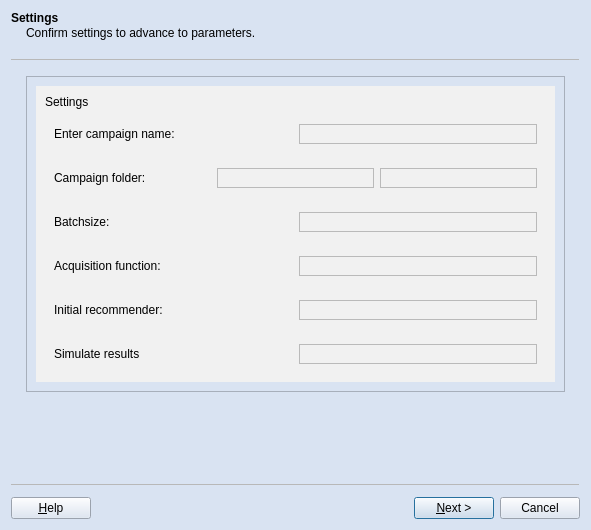
<?xml version="1.0" encoding="UTF-8"?>
<ui version="4.0">
 <class>Wizard</class>
 <widget class="QWizard" name="Wizard">
  <property name="geometry">
   <rect>
    <x>0</x>
    <y>0</y>
    <width>591</width>
    <height>530</height>
   </rect>
  </property>
  <property name="sizePolicy">
   <sizepolicy hsizetype="Preferred" vsizetype="Preferred">
    <horstretch>0</horstretch>
    <verstretch>0</verstretch>
   </sizepolicy>
  </property>
  <property name="minimumSize">
   <size>
    <width>548</width>
    <height>530</height>
   </size>
  </property>
  <property name="windowTitle">
   <string>Create new campaign</string>
  </property>
  <property name="styleSheet">
   <string notr="true">background-color: rgb(217, 227, 242);</string>
  </property>
  <property name="options">
   <set>QWizard::WizardOption::HaveHelpButton|QWizard::WizardOption::NoBackButtonOnStartPage</set>
  </property>
  <widget class="QWizardPage" name="settings">
   <property name="title">
    <string>Settings</string>
   </property>
   <property name="subTitle">
    <string>Confirm settings to advance to parameters.</string>
   </property>
   <attribute name="pageId">
    <string notr="true">1</string>
   </attribute>
   <layout class="QVBoxLayout" name="verticalLayout_3">
    <item>
     <widget class="QFrame" name="image_content">
      <property name="styleSheet">
       <string notr="true">background-color: #d9e3f2</string>
      </property>
      <property name="frameShape">
       <enum>QFrame::Shape::StyledPanel</enum>
      </property>
      <property name="frameShadow">
       <enum>QFrame::Shadow::Raised</enum>
      </property>
      <layout class="QHBoxLayout" name="horizontalLayout_3">
       <item>
        <widget class="QWidget" name="content" native="true">
         <property name="styleSheet">
          <string notr="true">background-color: rgb(241, 241, 241);</string>
         </property>
         <layout class="QVBoxLayout" name="verticalLayout_2">
          <item>
           <widget class="QLabel" name="label_3">
            <property name="text">
             <string>Settings</string>
            </property>
           </widget>
          </item>
          <item>
           <widget class="QWidget" name="NameRow" native="true">
            <property name="styleSheet">
             <string notr="true">background-color: rgb(241, 241, 241);</string>
            </property>
            <layout class="QHBoxLayout" name="horizontalLayout_4">
             <item>
              <widget class="QLabel" name="label_4">
               <property name="text">
                <string>Enter campaign name:</string>
               </property>
              </widget>
             </item>
             <item>
              <widget class="QFrame" name="CampaignNameFrame">
               <property name="sizePolicy">
                <sizepolicy hsizetype="Preferred" vsizetype="Preferred">
                 <horstretch>0</horstretch>
                 <verstretch>0</verstretch>
                </sizepolicy>
               </property>
               <property name="minimumSize">
                <size>
                 <width>0</width>
                 <height>20</height>
                </size>
               </property>
               <property name="frameShape">
                <enum>QFrame::Shape::StyledPanel</enum>
               </property>
               <property name="frameShadow">
                <enum>QFrame::Shadow::Raised</enum>
               </property>
              </widget>
             </item>
            </layout>
           </widget>
          </item>
          <item>
           <widget class="QWidget" name="FolderRow" native="true">
            <property name="styleSheet">
             <string notr="true">background-color: rgb(241, 241, 241);</string>
            </property>
            <layout class="QHBoxLayout" name="horizontalLayout_5">
             <item>
              <widget class="QLabel" name="label_2">
               <property name="text">
                <string>Campaign folder:</string>
               </property>
              </widget>
             </item>
             <item>
              <widget class="QFrame" name="FolderFrameLineEdit">
               <property name="minimumSize">
                <size>
                 <width>0</width>
                 <height>20</height>
                </size>
               </property>
               <property name="frameShape">
                <enum>QFrame::Shape::StyledPanel</enum>
               </property>
               <property name="frameShadow">
                <enum>QFrame::Shadow::Raised</enum>
               </property>
              </widget>
             </item>
             <item>
              <widget class="QFrame" name="FolderFrameBrowseButton">
               <property name="minimumSize">
                <size>
                 <width>0</width>
                 <height>20</height>
                </size>
               </property>
               <property name="frameShape">
                <enum>QFrame::Shape::StyledPanel</enum>
               </property>
               <property name="frameShadow">
                <enum>QFrame::Shadow::Raised</enum>
               </property>
              </widget>
             </item>
            </layout>
           </widget>
          </item>
          <item>
           <widget class="QWidget" name="BatchSizeRow" native="true">
            <property name="styleSheet">
             <string notr="true">background-color: rgb(241, 241, 241);</string>
            </property>
            <layout class="QHBoxLayout" name="horizontalLayout_6">
             <item>
              <widget class="QLabel" name="label_5">
               <property name="sizePolicy">
                <sizepolicy hsizetype="Preferred" vsizetype="Fixed">
                 <horstretch>0</horstretch>
                 <verstretch>0</verstretch>
                </sizepolicy>
               </property>
               <property name="text">
                <string>Batchsize:</string>
               </property>
              </widget>
             </item>
             <item>
              <widget class="QFrame" name="BatchSizeFrame">
               <property name="minimumSize">
                <size>
                 <width>0</width>
                 <height>20</height>
                </size>
               </property>
               <property name="frameShape">
                <enum>QFrame::Shape::StyledPanel</enum>
               </property>
               <property name="frameShadow">
                <enum>QFrame::Shadow::Raised</enum>
               </property>
              </widget>
             </item>
            </layout>
           </widget>
          </item>
          <item>
           <widget class="QWidget" name="AcquisitionRow" native="true">
            <property name="styleSheet">
             <string notr="true">background-color: rgb(241, 241, 241);</string>
            </property>
            <layout class="QHBoxLayout" name="horizontalLayout_7">
             <item>
              <widget class="QLabel" name="label_7">
               <property name="text">
                <string>Acquisition function:</string>
               </property>
              </widget>
             </item>
             <item>
              <widget class="QFrame" name="AcquisitionFrame">
               <property name="minimumSize">
                <size>
                 <width>0</width>
                 <height>20</height>
                </size>
               </property>
               <property name="frameShape">
                <enum>QFrame::Shape::StyledPanel</enum>
               </property>
               <property name="frameShadow">
                <enum>QFrame::Shadow::Raised</enum>
               </property>
              </widget>
             </item>
            </layout>
           </widget>
          </item>
          <item>
           <widget class="QWidget" name="InitialRow" native="true">
            <property name="styleSheet">
             <string notr="true">background-color: rgb(241, 241, 241);</string>
            </property>
            <layout class="QHBoxLayout" name="horizontalLayout_8">
             <item>
              <widget class="QLabel" name="label_8">
               <property name="text">
                <string>Initial recommender:</string>
               </property>
              </widget>
             </item>
             <item>
              <widget class="QFrame" name="InitialRecommenderFrame">
               <property name="minimumSize">
                <size>
                 <width>0</width>
                 <height>20</height>
                </size>
               </property>
               <property name="frameShape">
                <enum>QFrame::Shape::StyledPanel</enum>
               </property>
               <property name="frameShadow">
                <enum>QFrame::Shadow::Raised</enum>
               </property>
              </widget>
             </item>
            </layout>
           </widget>
          </item>
          <item>
           <widget class="QWidget" name="SimulateRow" native="true">
            <property name="styleSheet">
             <string notr="true">background-color: rgb(241, 241, 241);</string>
            </property>
            <layout class="QHBoxLayout" name="horizontalLayout_9">
             <item>
              <widget class="QLabel" name="label_9">
               <property name="text">
                <string>Simulate results</string>
               </property>
              </widget>
             </item>
             <item>
              <widget class="QFrame" name="SimulateFrame">
               <property name="minimumSize">
                <size>
                 <width>0</width>
                 <height>20</height>
                </size>
               </property>
               <property name="frameShape">
                <enum>QFrame::Shape::StyledPanel</enum>
               </property>
               <property name="frameShadow">
                <enum>QFrame::Shadow::Raised</enum>
               </property>
              </widget>
             </item>
            </layout>
           </widget>
          </item>
         </layout>
        </widget>
       </item>
      </layout>
     </widget>
    </item>
   </layout>
  </widget>
  <widget class="QWizardPage" name="parameters">
   <property name="sizePolicy">
    <sizepolicy hsizetype="Preferred" vsizetype="Fixed">
     <horstretch>0</horstretch>
     <verstretch>0</verstretch>
    </sizepolicy>
   </property>
   <property name="title">
    <string>Add Parameters</string>
   </property>
   <property name="subTitle">
    <string>Confirm parameter selection to get first recommendation.</string>
   </property>
   <attribute name="pageId">
    <string notr="true">2</string>
   </attribute>
   <layout class="QHBoxLayout" name="horizontalLayout_2" stretch="0">
    <property name="sizeConstraint">
     <enum>QLayout::SizeConstraint::SetDefaultConstraint</enum>
    </property>
    <item>
     <widget class="QWidget" name="widget" native="true">
      <layout class="QHBoxLayout" name="horizontalLayout_10">
       <item>
        <widget class="QWidget" name="widget_2" native="true">
         <property name="styleSheet">
          <string notr="true">background-color: rgb(241, 241, 241);</string>
         </property>
         <layout class="QVBoxLayout" name="verticalLayout">
          <item>
           <widget class="QLabel" name="title">
            <property name="text">
             <string>List of current parameters:</string>
            </property>
           </widget>
          </item>
          <item>
           <widget class="QFrame" name="ParameterTableFrame">
            <property name="frameShape">
             <enum>QFrame::Shape::StyledPanel</enum>
            </property>
            <property name="frameShadow">
             <enum>QFrame::Shadow::Raised</enum>
            </property>
           </widget>
          </item>
          <item>
           <widget class="QWidget" name="widget_7" native="true">
            <layout class="QHBoxLayout" name="horizontalLayout">
             <item>
              <widget class="QPushButton" name="AddNum">
               <property name="text">
                <string>Add numerical</string>
               </property>
              </widget>
             </item>
             <item>
              <widget class="QPushButton" name="AddSubst">
               <property name="text">
                <string>Add substance</string>
               </property>
              </widget>
             </item>
             <item>
              <widget class="QPushButton" name="Remove">
               <property name="text">
                <string>Remove</string>
               </property>
              </widget>
             </item>
            </layout>
           </widget>
          </item>
         </layout>
        </widget>
       </item>
      </layout>
     </widget>
    </item>
   </layout>
  </widget>
 </widget>
 <resources>
  <include location="images.qrc"/>
 </resources>
 <connections/>
</ui>
